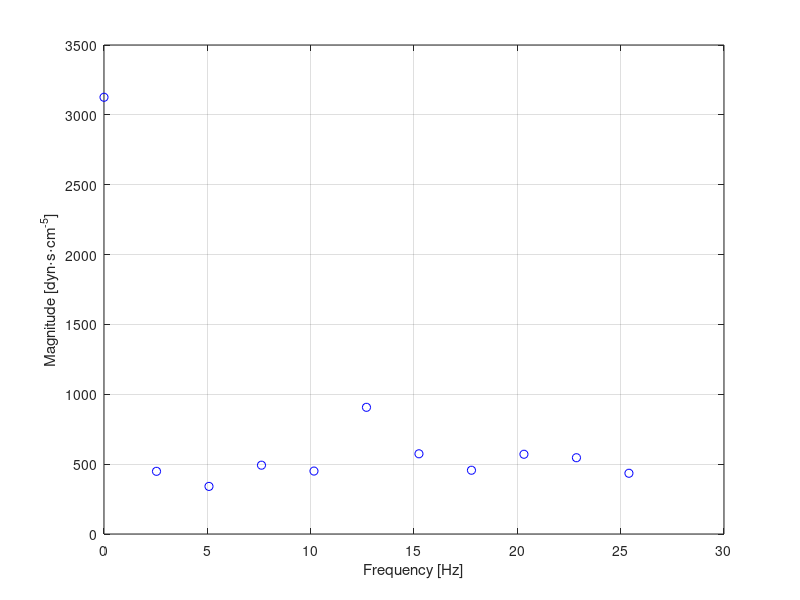
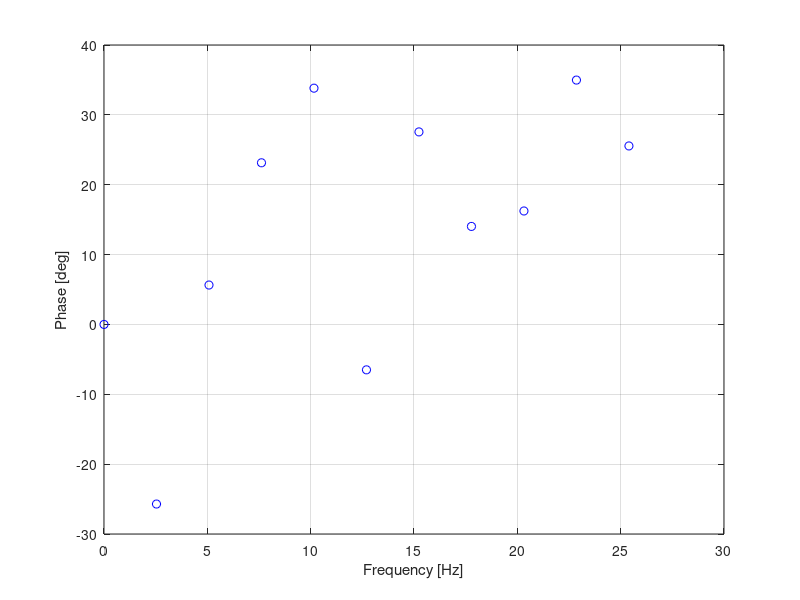

Recreate these plots in MATLAB, in order. (Note: this script raises an error after producing the figures.)
%
% Example 2 - fitting of the aortic input impedance of a pediatric patient
% [1]
%
% Licensing condition: 
% you can freely use these codes (the "Software") subject to the conditions
% in the LICENSE file. Note that you must cite the following book chapter in the
% publications and product documentation arising from the use of this Software
% 
%  [1] P. Triverio, "Vector Fitting", in P. Benner, S. Grivet-Talocia, A.
%  Quarteroni, G. Rozza, W. H. A. Schilders, L. M. Silveira (Eds.),
%  "Handbook on Model Order Reduction", De Gruyter (to appear).
% 
% Copyright 2019 Piero Triverio, www.modelics.org


clear;
close all;

% Patient 1 from 
% M. K. Sharp, G. M. Pantalos, L. Minich, L. Y. Tani, E. C. McGough, and
% J. A. Hawkins. Aortic input impedance in infants and children. Journal of
% Applied Physiology, 88(6):2227-2239, 2000.

% Magnitude and phase
Zmag = [3125.90 448.66 340.70 492.55 450.52 906.79 574.12 456.40 570.80 546.01 434.76];
Zphase = pi/180*[0.00 -25.71 5.64 23.14 33.82 -6.50 27.56 14.03 16.24 34.98 25.55];

% Impedance [dyn*s*cm^-5]
Z = Zmag.*exp(1j*Zphase);

% Heart rate [1/minute]
HR = 152.4;

% Period [s]
T = 60/HR;

omega0 = 2*pi/T;

%% Frequency response
omega = (0:10)'*omega0;
Z = reshape(Z,1,1,length(Z));

figure(93);
plot(omega/2/pi,abs(squeeze(Z)),'bo');
xlabel('Frequency [Hz]');
ylabel('Magnitude [dyn\cdots\cdotcm^{-5}]');
grid on
hold on;

figure(94);
plot(omega/2/pi,180/pi*angle(squeeze(Z)),'bo');
xlabel('Frequency [Hz]');
ylabel('Phase [deg]');
grid on
hold on;

%% Fitting
Order = 8;
% Because of the noise and poor sampling in the original samples, we need
% to essentially exclude the first convergence test (never satisfied)
Options.PolesEstimationThreshold = 100; 

Model = FastVF(omega,Z,Order,Options);

%% Compute model response over a finer grid
omega_model = linspace(min(omega), max(omega),100);

Z_model = ComputeModelResponse(omega_model,Model.R0,Model.Rr,Model.Rc,Model.pr,Model.pc);

% Plot the frequency response of the model
figure(93);
plot(omega_model/2/pi,abs(squeeze(Z_model)),'r-.','LineWidth',1.5);
legend('Samples', ['Model (order=',num2str(Order),')']);

figure(94);
plot(omega_model/2/pi,180/pi*angle(squeeze(Z_model)),'r-.','LineWidth',1.5);
legend('Samples', ['Model (order=',num2str(Order),')'],'Location','SouthEast');